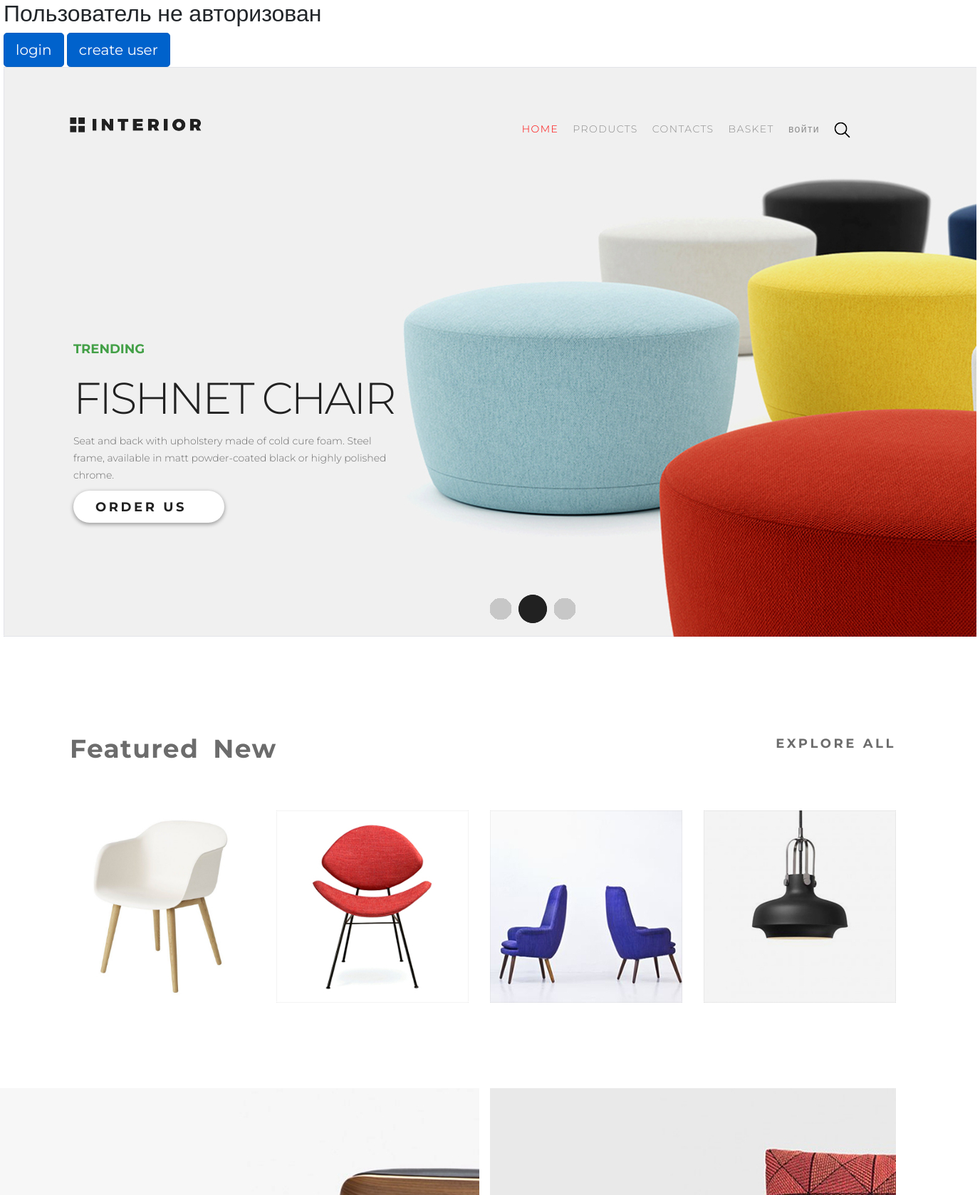
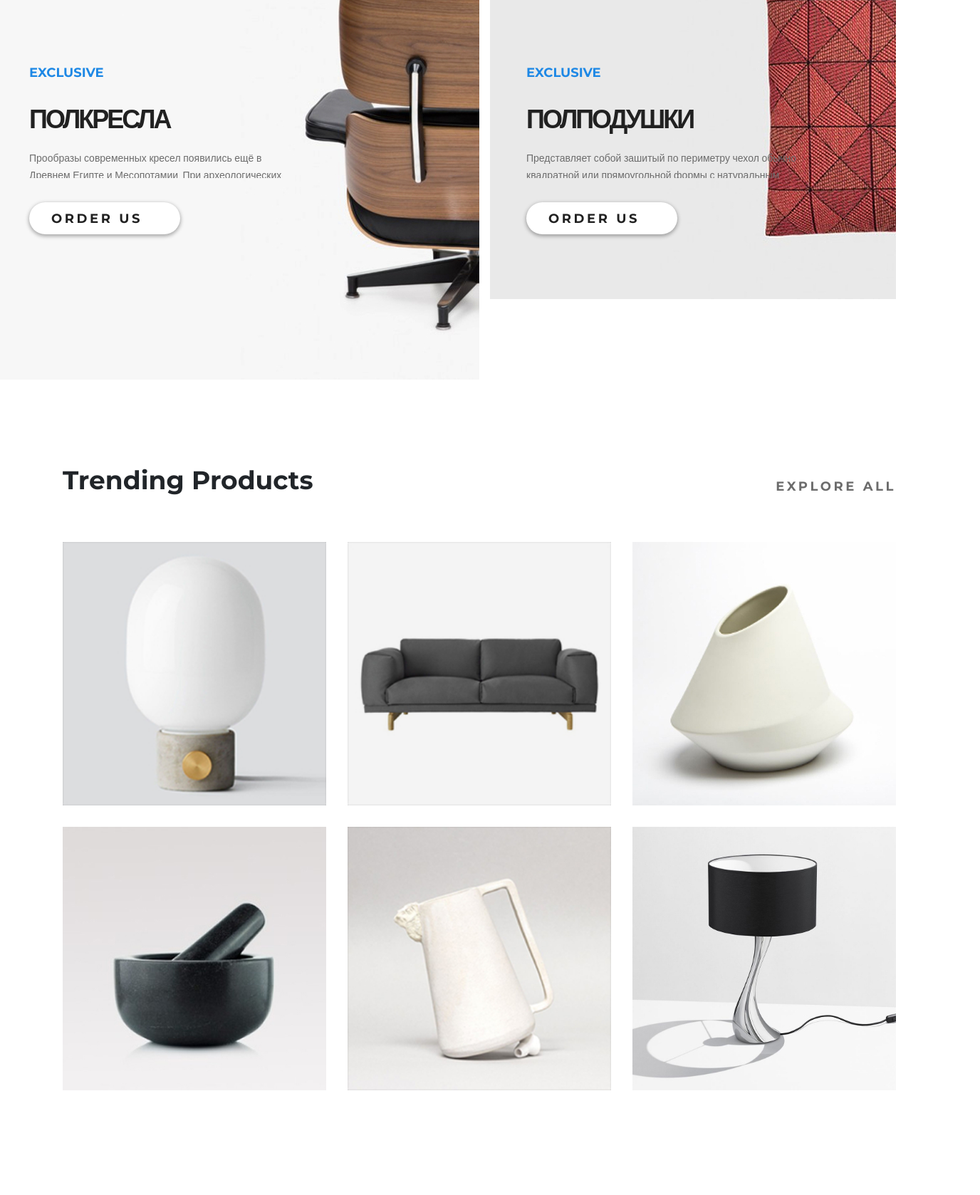
The page / (upper part) on the database its author committed (2 pictures, top to bottom).
### mainapp/models.py (models this page shows, shortened)
class Product(models.Model):
    class Meta:
        verbose_name = 'Продукт'
        verbose_name_plural = 'Продукты'
    category = models.ForeignKey(ProductCategory, on_delete=models.CASCADE)
    name = models.CharField(verbose_name='имя продукта', max_length=128)
    image = models.ImageField(upload_to='products_images', blank=True)
    short_desc = models.CharField(verbose_name='краткое описание продукта', max_length=60, blank=True)
    description = models.TextField(verbose_name='описание продукта', blank=True)
    price = models.DecimalField(verbose_name='цена', max_digits=8, decimal_places=2, default=0)
    quantity = models.PositiveIntegerField(verbose_name='в наличии', default=0)
    is_hot = models.BooleanField(verbose_name='горячее предложение', default=False)

### mainapp/views.py (the view)
# urls.py: path('', mainapp.main, name='main'),
def main(request):
    products = Product.objects.all()
    hot_product = []
    hot_product.append(Product.objects.filter(is_hot=True).order_by('?').first())
    hot_product.append(Product.objects.filter(is_hot=True).order_by('?').first())
    content = {
                'titles': titles,
                'products_4': products[:4],
                'products_6': products[4:10],
                'products_22': products[10:14],
                'hot_product': hot_product,
            }
    return render(request, 'mainapp/index.html', content)

### mainapp/templates/mainapp/index.html (shortened to what this page needs)
{% extends 'mainapp/base.html' %}
{% load staticfiles %}
{% block header %}
    {{ block.super }}
    <div class="slider-content">
        <h3>trending</h3>
        <h1>Fishnet chair</h1>
        <p>Seat and back with upholstery made of cold cure foam. Steel frame, available in matt powder-coated black
            or highly polished chrome.</p>
        <a class="order" href="{% url 'products:index' %}">
            order us
        </a>
    </div>
    <div class="navi"></div>
{% endblock %}
{% block content %}
            <div class="block_explore level_1">
                <div class="row">
                    <div class="col-lg-6">
                        <ul class="menu">
                            <li><a href="{% url 'main' %}">Featured</a></li>
                            <li><a href="{% url 'main' %}">New</a></li>
                        </ul>
                    </div>
                    <div class="col-lg-6">
                        <a class="explore" href="{% url 'products:index' %}">explore all</a>
                    </div>
                </div>
                <div class="row">
                    {% for product in products_4 %}
                        <div class="col-lg-3 product row_4">
                            <img src="../media/{{ product.image }}" alt="Картинка не прогрузилась">
                        </div>
                    {% endfor %}
                </div>
            </div>
            <div class="row level_2">
                {% include 'mainapp/includes/inc_prod_2.html' %}
            </div>
            <div class="level_3 block_explore">
                <div class="row">
                    <div class="col-lg-6">
                        <h2>Trending Products</h2>
                    </div>
                    <div class="col-lg-6">
                        <a class="explore" href="{% url 'products:index' %}">
                            explore all
                        </a>
                    </div>
                </div>
                    {% for product in products_6 %}
                        {% if forloop.counter == 1 or forloop.counter == 4 %}
                            <div class="row">
                        {% endif %}
                            <div class="col-lg-4 product row_3">
                                <img src="../media/{{ product.image }}" alt="Картинка не прогрузилась">
                            </div>
                        {% if forloop.counter == 3 or forloop.counter == 6 %}
                           </div>
                        {% endif %}
                    {% endfor %}
            </div>
{% endblock %}

### mainapp/templates/mainapp/includes/inc_prod_2.html
{% load staticfiles %}
{% block prod_2 %}
    {% for prod in hot_product %}
             <div class="col-lg-6 promo">
                    <img src="../media/{{ prod.image }}" alt="Картинка не прогрузилась">
                    <div class="slider-content">
                        <h3>exclusive</h3>
                        <h1>{{prod.name}}</h1>
                        <p>{{prod.description}}</p>
                        <a class="order" href="">
                            order us
                        </a>
                    </div>
             </div>
    {% endfor %}
{% endblock %}

### static/css/style.css (style rules this page uses)
body { font-family: 'Montserrat', sans-serif; max-width: 1366px; min-width: 800px; margin: 0 auto; }
html, body { height: 100%; }
* { padding: 0; margin: 0; }
a { text-decoration: none; }
li { list-style-type: none; }
.menu { float: right; margin: 67px 167px 0 0; }
.menu li { float: left; }
.menu a { display: block; padding: 10px; font-size: 14px; color: #8c8c8c; font-weight: 300; letter-spacing: 1.4px; }
.slider-content { width: 458px; margin: 280px 0 0 98px; }
.slider-content h1 { color: #212121; font-size: 62px; font-weight: 300; text-transform: uppercase; letter-spacing: -3px; margin-bottom: 10px; }
.slider-content h3 { color: #43a047; font-size: 18px; font-weight: 700; line-height: 48px; text-transform: uppercase; letter-spacing: 0px; }
.slider-content p { color: #6c6c6c; font-size: 14px; font-weight: 300; line-height: 24px; margin-bottom: 10px; }
.order { display: block; font-size: 18px; font-weight: 700; text-transform: uppercase; color: #212121; letter-spacing: 3.6px; width: 212px; height: 45px; box-shadow: 0 2px 5px 1px rgba(33, 33, 33, 0.35); border-radius: 23px; background-color: #ffffff; line-height: 47px; padding-left: 31px; }
.navi { width: 120px; height: 40px; background-image: url(../img/navi.png); position: absolute; bottom: 19px; left: 50%; z-index: 2; }
.col-lg-6, .col-lg-4 { padding: 0; }
.block_explore .menu { margin: 0; float: left; margin-bottom: 50px; }
.block_explore .menu li { float: left; }
.block_explore .menu a { display: block; color: #6c6c6c; font-size: 36px; font-weight: 700; padding: 10px; }
.level_1, .level_3 { margin: 120px 98px 0; }
.explore { display: block; float: right; color: #6c6c6c; font-size: 18px; font-weight: 700; line-height: 60px; text-transform: uppercase; letter-spacing: 3.6px; padding-right: 30px; }
.product { height: 270px; margin: 0px; padding: 0; }
.product img { position: absolute; }
.row_4 img { width: 270px; height: 270px; }
.row_3 img { width: 370px; height: 370px; }
.level_2 { margin-top: 120px; height: 683px; }
.promo img { position: absolute; z-index: -1; }
.promo .slider-content { margin: 228px 0 0 51px; width: 380px; }
.promo .slider-content h1 { font-size: 36px; font-weight: 700; margin-bottom: 20px; }
.promo .slider-content h3 { color: #1e88e5; margin-bottom: 20px; }
.promo .slider-content p { max-height: 40px; margin-bottom: 34px; overflow: hidden; }
.level_3 .product { height: 370px; margin-bottom: 30px; }
.block_explore h2 { font-size: 36px; font-weight: 700; margin-bottom: 64px; }

### rows shown on the page
Product: image (picture)
Product: image (picture)
Product: shows a picture
Product: image (picture)
Product: image (picture), name "ПОЛКРЕСЛА", description "Прообразы современных кресел появились ещё в…"
Product: image (picture), name "ПОЛПОДУШКИ", description "Представляет собой зашитый по периметру чехол обычно…"
Product: image (picture)
Product: image (picture)
Product: image (picture)
Product: image (picture)
Product: image (picture)
Product: image (picture)
